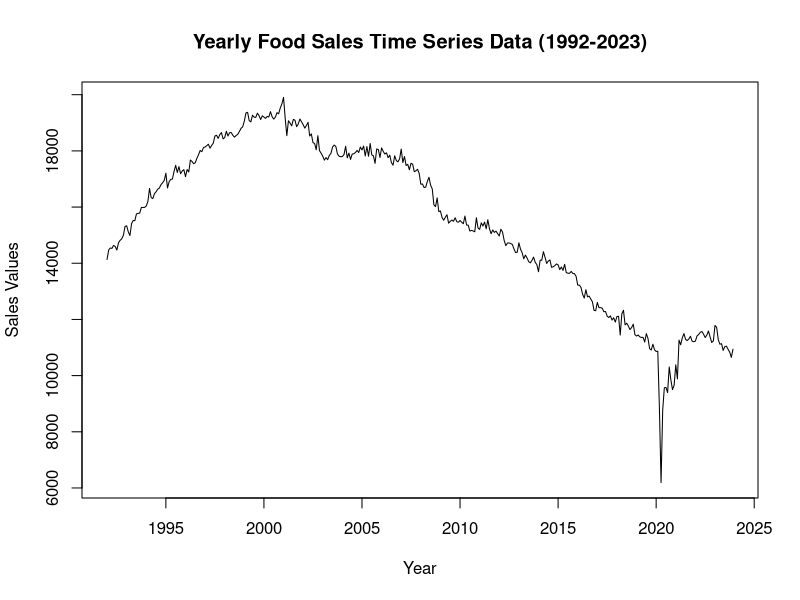
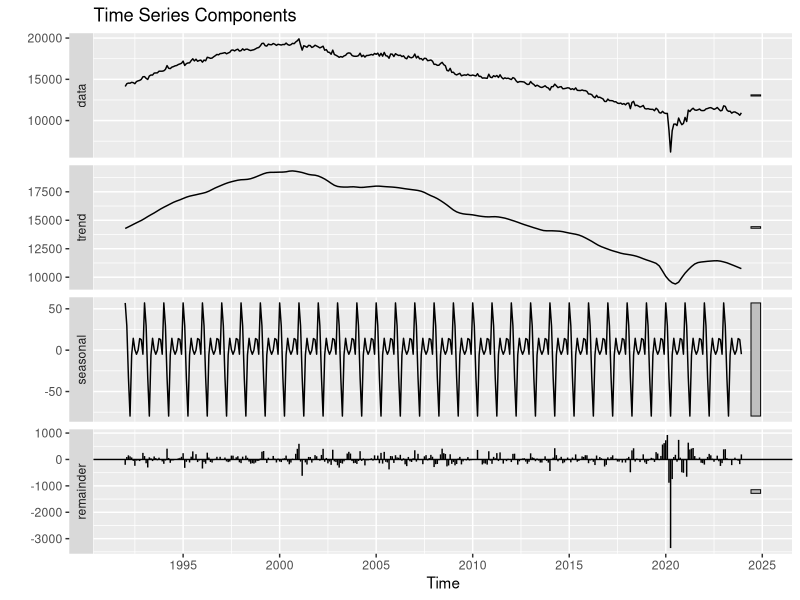
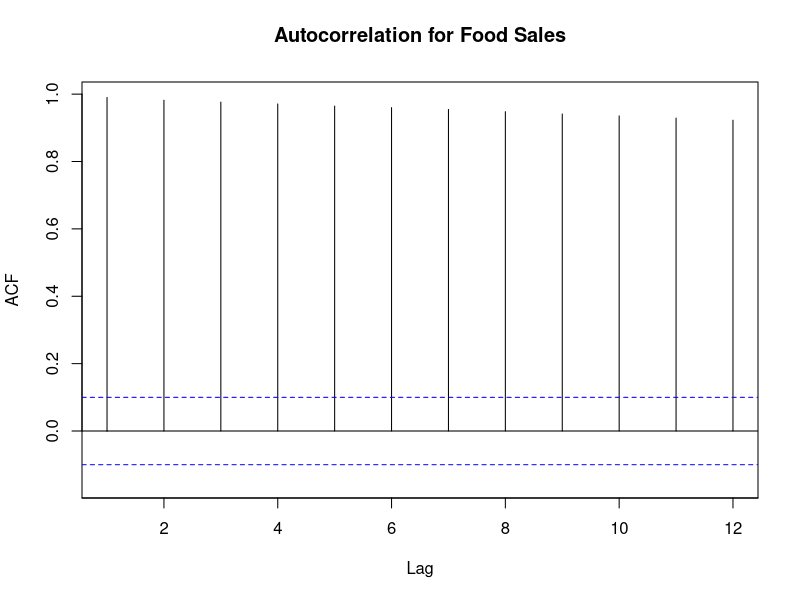
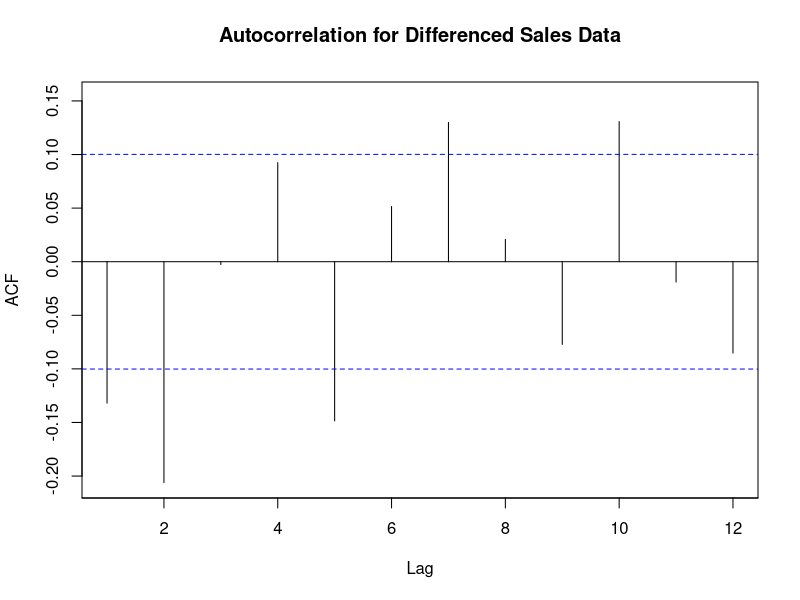
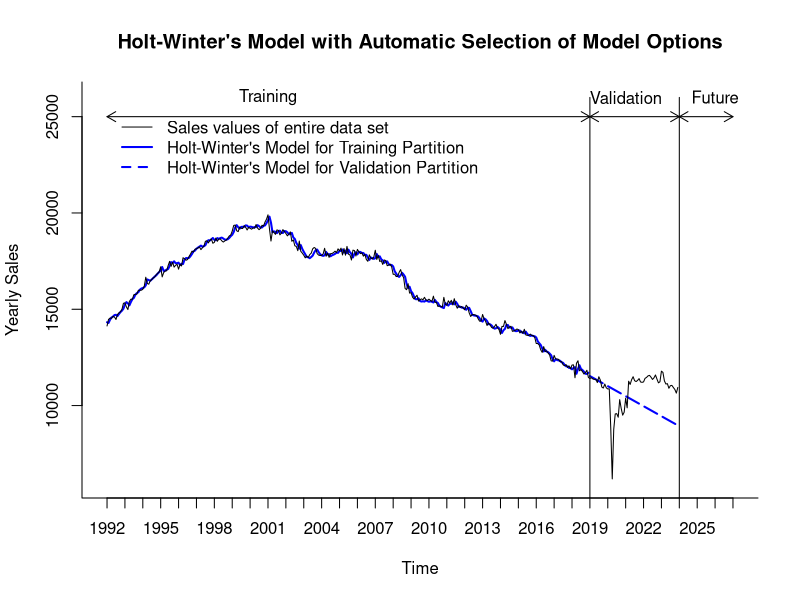
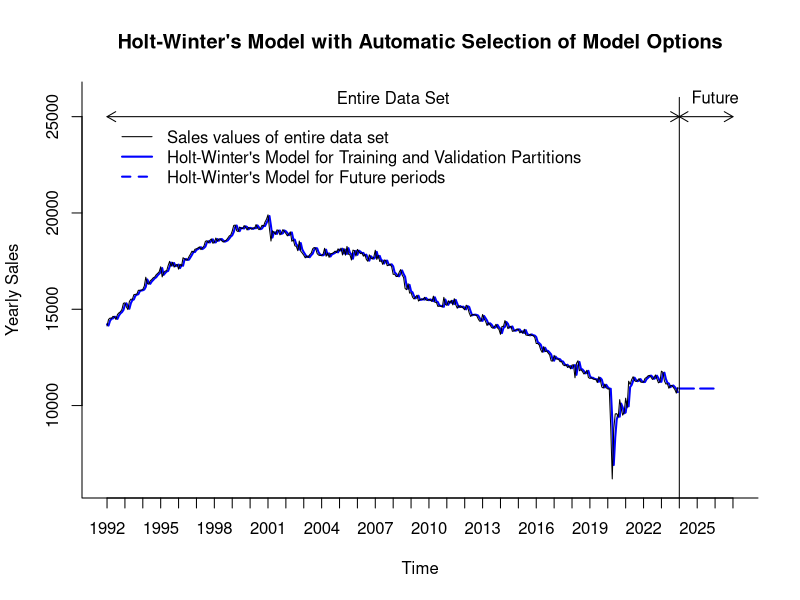
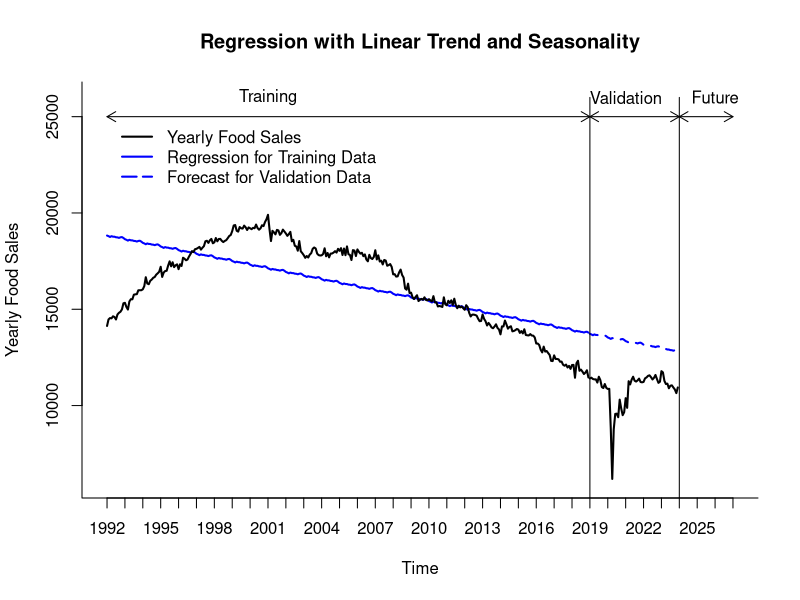
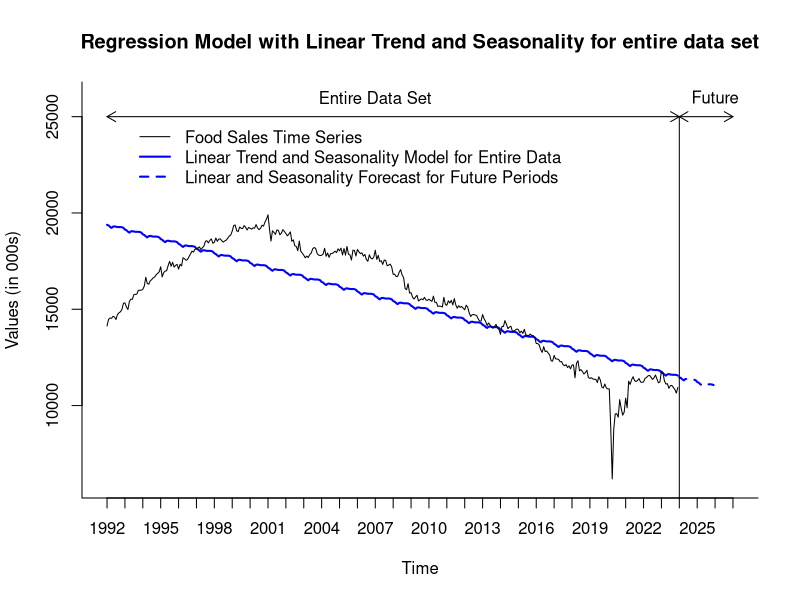

R code for these plots, in order: (Note: this script raises an error after producing the figures.)
library(forecast)
library(zoo)


## CREATE DATA FRAME. 

# Set working directory for locating files.
setwd("C:/Users/ARSHAD/Desktop/Time Series Analytics 673")

value.data <- read.csv("food_sales_new.csv")

#Creating the Time Series Data
value.ts <- ts(value.data$Value, 
                  start = c(1992, 1), end = c(2023, 12), freq = 12)
value.ts

#Plotting the Time Series Data
plot(value.ts, 
     main = "Yearly Food Sales Time Series Data (1992-2023)",
     xlab = "Year",
     ylab = "Sales Values",
     type = "l",  # 'l' for line plot
     col = "black"
)
value.stl <- stl(value.ts, s.window = "periodic")
autoplot(value.stl, main = "Time Series Components")
autocor <- Acf(value.ts, lag.max = 12, 
               main = "Autocorrelation for Food Sales")

Lag <- round(autocor$lag, 0)
ACF <- round(autocor$acf, 3)
data.frame(Lag, ACF)

#Data Partition with validation period of 5 years(60 months)
#Data Partition with Training period of 26 years(312 months)
nValid <- 60
nTrain <- length(value.ts) - nValid 
train.ts <- window(value.ts, start = c(1992, 1), end = c(1992, nTrain))
valid.ts <- window(value.ts, start = c(1992, nTrain + 1), 
                   end = c(1992, nTrain + nValid))
train.ts
valid.ts

# Apply z-test to test the null hypothesis
ar1 <- 0.9940
s.e. <- 0.0045
null_mean <- 1
alpha <- 0.05
z.stat <- (ar1-null_mean)/s.e.
z.stat
p.value <- pnorm(z.stat)
p.value
if (p.value<alpha) {
  "Reject null hypothesis"
} else {
  "Accept null hypothesis"
}

# Create first differenced Sales data using lag1.
diff.sales.ts <- diff(value.ts, lag = 1)
diff.sales.ts

# Use Acf() function to identify autocorrealtion for first differenced 
# Sales, and plot autocorrelation for different lags 
# (up to maximum of 12).
Acf(diff.sales.ts, lag.max = 12, 
    main = "Autocorrelation for Differenced Sales Data")


# Create Holt-Winter's (HW) exponential smoothing for partitioned data.
# Use ets() function with model = "ZZZ", i.e., automatic selection of
# error, trend, and seasonality options.
# Use optimal alpha, beta, & gamma to fit HW over the training period.
hw.ZZZ <- ets(train.ts, model = "ZZZ")
hw.ZZZ 

# Use forecast() function to make predictions using this HW model with 
# validation period (nValid). 
# Show predictions in tabular format.
hw.ZZZ.pred <- forecast(hw.ZZZ, h = nValid, level = 0)
hw.ZZZ.pred


# Plot HW predictions for original data, automatic selection of the 
# model and optimal smoothing parameters.
plot(hw.ZZZ.pred$mean, 
     xlab = "Time", ylab = "Yearly Sales", 
     ylim = c(6000, 26000), 
     bty = "l", xlim = c(1992, 2027), xaxt = "n",
     main = "Holt-Winter's Model with Automatic Selection of Model Options", 
     lty = 5, col = "blue", lwd = 2) 
axis(1, at = seq(1992, 2027, 1), labels = format(seq(1992, 2027, 1)))
lines(hw.ZZZ.pred$fitted, col = "blue", lwd = 2)
lines(value.ts)
legend(1992,25500, 
       legend = c("Sales values of entire data set", 
                  "Holt-Winter's Model for Training Partition",
                  "Holt-Winter's Model for Validation Partition"), 
       col = c("black", "blue" , "blue"), 
       lty = c(1, 1, 2), lwd =c(1, 2, 2), bty = "n")

# Plot on the chart vertical lines and horizontal arrows
# describing training, validation, and future prediction intervals.
lines(c(2019, 2019), c(0, 26000))
lines(c(2024, 2024), c(0, 26000))
text(2001, 26000, "Training")
text(2021, 26000, "Validation")
text(2026, 26000, "Future")
arrows(1992, 25000, 2019, 25000, code = 3, length = 0.1,
       lwd = 1, angle = 30)
arrows(2019, 25000, 2024, 25000, code = 3, length = 0.1,
       lwd = 1, angle = 30)
arrows(2024, 25000, 2027, 25000, code = 3, length = 0.1,
       lwd = 1, angle = 30)


# for regression models training and validation periods with (1) Holt Winters Model, (2) Linear Trend and Seasonality


## FORECAST WITH HOLT-WINTER'S MODEL USING ENTIRE DATA SET INTO
## THE FUTURE FOR 24 PERIODS.

# Create Holt-Winter's (HW) exponential smoothing for full trade data set. 
# Use ets() function with model = "ZZZ", to identify the best HW option
# and optimal alpha, beta, & gamma to fit HW for the entire data period.
HW.ZZZ <- ets(value.ts, model = "ZZZ")
HW.ZZZ 

# Use forecast() function to make predictions using this HW model for
# 24 month into the future.
HW.ZZZ.pred <- forecast(HW.ZZZ, h = 24 , level = 0)
HW.ZZZ.pred


# Plot HW predictions for original data, automatic selection of the 
# model and optimal smoothing parameters.
plot(HW.ZZZ.pred$mean, 
     xlab = "Time", ylab = "Yearly Sales", 
     ylim = c(6000, 26000), 
     bty = "l", xlim = c(1992, 2027), xaxt = "n",
     main = "Holt-Winter's Model with Automatic Selection of Model Options", 
     lty = 5, col = "blue", lwd = 2) 
axis(1, at = seq(1992, 2027, 1), labels = format(seq(1992, 2027, 1)))
lines(HW.ZZZ.pred$fitted, col = "blue", lwd = 2)
lines(value.ts)
legend(1992,25000, 
       legend = c("Sales values of entire data set", 
                  "Holt-Winter's Model for Training and Validation Partitions",
                  "Holt-Winter's Model for Future periods"), 
       col = c("black", "blue" , "blue"), 
       lty = c(1, 1, 2), lwd =c(1, 2, 2), bty = "n")

# Plot on the chart vertical lines and horizontal arrows
# describing training, validation, and future prediction intervals.
lines(c(2024, 2024), c(0, 26000))
text(2008, 26000, "Entire Data Set")
text(2026, 26000, "Future")
arrows(1992, 25000, 2024, 25000, code = 3, length = 0.1,
       lwd = 1, angle = 30)
arrows(2024, 25000, 2027, 25000, code = 3, length = 0.1,
       lwd = 1, angle = 30)

# Use accuracy() function to identify common accuracy measures
round(accuracy(hw.ZZZ.pred$mean, valid.ts), 3)
round(accuracy(HW.ZZZ.pred$fitted, value.ts), 3)


##REGRESSION MODEL WITH LINEAR TREND AND SEASONALITY FOR TRAINING AND VALIDATION

# Use tslm() function to create linear trend and seasonal model.
train.lin.season <- tslm(train.ts ~ trend + season)

# See summary of linear trend equation and associated parameters.
summary(train.lin.season)

# Apply forecast() function to make predictions for ts with 
# linear trend and seasonal model in validation set.  
train.lin.season.pred <- forecast(train.lin.season, h = nValid, level = 0)
train.lin.season.pred

# Plot ts data, linear trend and seasonality data, and predictions 
# for validation period.
plot(train.lin.season.pred$mean, 
     xlab = "Time", ylab = "Yearly Food Sales", ylim = c(6000, 26000), 
     bty = "l", xlim = c(1992, 2027), xaxt = "n",
     main = "Regression with Linear Trend and Seasonality", 
     lwd = 2, lty = 2, col = "blue") 
axis(1, at = seq(1992, 2027, 1), labels = format(seq(1992, 2027, 1)))
lines(train.lin.season.pred$fitted, col = "blue", lwd = 2)
lines(train.ts, col = "black", lwd = 2, lty = 1)
lines(valid.ts, col = "black", lwd = 2, lty = 1)
legend(1992,25000, legend = c("Yearly Food Sales", "Regression for Training Data",
                              "Forecast for Validation Data"), 
       col = c("black", "blue" , "blue"), 
       lty = c(1, 1, 5), lwd =c(2, 2, 2), bty = "n")

# Plot on the chart vertical lines and horizontal arrows
# describing training, validation, and future prediction intervals.
lines(c(2019, 2019), c(0, 26000))
lines(c(2024, 2024), c(0, 26000))
text(2001, 26000, "Training")
text(2021, 26000, "Validation")
text(2026, 26000, "Future")
arrows(1992, 25000, 2019, 25000, code = 3, length = 0.1,
       lwd = 1, angle = 30)
arrows(2019, 25000, 2024, 25000, code = 3, length = 0.1,
       lwd = 1, angle = 30)
arrows(2024, 25000, 2027, 25000, code = 3, length = 0.1,
       lwd = 1, angle = 30)

#Regression with linear trend and seasonality
# Use tslm() function to create regression model with linear trend 
# and seasonality.
lin.season <- tslm(value.ts ~ trend + season)

# See summary of linear trend and seasonality equation and associated parameters.
summary(lin.season)

# Apply forecast() function to make predictions for ts with 
# linear trend and seasonality data in 24 future periods.
lin.season.pred <- forecast(lin.season, h = 24, level = 0)
lin.season.pred

# Plot ts data, regression model with linear trend and seasonality data, 
# and predictions for future 24 periods.
plot(lin.season.pred$mean, 
     xlab = "Time", ylab = "Values (in 000s)", 
     ylim = c(6000, 26000), bty = "l",
     xlim = c(1992, 2027), xaxt = "n",
     main = "Regression Model with Linear Trend and Seasonality for entire data set", 
     lty = 2, lwd = 2, col = "blue") 
axis(1, at = seq(1992, 2027, 1), labels = format(seq(1992, 2027, 1)))
lines(lin.season.pred$fitted, col = "blue", lwd = 2)
lines(value.ts)
legend(1993,25000, legend = c("Food Sales Time Series", 
                              "Linear Trend and Seasonality Model for Entire Data",
                              "Linear and Seasonality Forecast for Future Periods"), 
       col = c("black", "blue" , "blue"), 
       lty = c(1, 1, 2), lwd =c(1, 2, 2), bty = "n")



# Plot on chart vertical lines and horizontal arrows describing
# entire data set and future prediction intervals.
lines(c(2024, 2024), c(0, 25000))
text(2007, 26000, "Entire Data Set")
text(2026, 26000, "Future")
arrows(1992, 25000, 2024, 25000, code = 3, length = 0.1,
       lwd = 1, angle = 30)
arrows(2024, 25000, 2027, 25000, code = 3, length = 0.1,
       lwd = 1, angle = 30)

# Use accuracy() function to identify common accuracy measures
round(accuracy(train.lin.season.pred$mean, valid.ts), 3)
round(accuracy(lin.season.pred$fitted, value.ts), 3)


#Regression with linear trend and seasonality
# Use tslm() function to create regression model with linear trend 
# and seasonality.
lin.season <- tslm(value.ts ~ trend + season)

# See summary of linear trend and seasonality equation and associated parameters.
summary(lin.season)

# Apply forecast() function to make predictions for ts with 
# linear trend and seasonality data in 24 future periods.
lin.season.pred <- forecast(lin.season, h = 24, level = 0)
lin.season.pred

# Plot ts data, regression model with linear trend and seasonality data, 
# and predictions for future 24 periods.
plot(lin.season.pred$mean, 
     xlab = "Time", ylab = "Values (in 000s)", 
     ylim = c(6000, 26000), bty = "l",
     xlim = c(1992, 2027), xaxt = "n",
     main = "Regression Model with Linear Trend and Seasonality for entire data set", 
     lty = 2, lwd = 2, col = "blue") 
axis(1, at = seq(1992, 2027, 1), labels = format(seq(1992, 2027, 1)))
lines(lin.season.pred$fitted, col = "blue", lwd = 2)
lines(value.ts)
legend(1993,25000, legend = c("Food Sales Time Series", 
                              "Linear Trend and Seasonality Model for Entire Data",
                              "Linear and Seasonality Forecast for Future Periods"), 
       col = c("black", "blue" , "blue"), 
       lty = c(1, 1, 2), lwd =c(1, 2, 2), bty = "n")



# Plot on chart vertical lines and horizontal arrows describing
# entire data set and future prediction intervals.
lines(c(2024, 2024), c(0, 25000))
text(2007, 26000, "Entire Data Set")
text(2026, 26000, "Future")
arrows(1992, 25000, 2024, 25000, code = 3, length = 0.1,
       lwd = 1, angle = 30)
arrows(2024, 25000, 2027, 25000, code = 3, length = 0.1,
       lwd = 1, angle = 30)

# Two -level forecast

## FIT REGRESSION MODEL WITH LINEAR TREND AND SEASONALITY. 
## USE Acf() FUNCTION TO IDENTIFY AUTOCORRELATION FOR RESIDUALS.
## PLOT RESIDUALS.

# Use tslm() function to create linear trend and seasonal model.
train.lin.season <- tslm(train.ts ~ trend + season)

# See summary of linear trend equation and associated parameters.
summary(train.lin.season)

# Apply forecast() function to make predictions for ts with 
# linear trend and seasonal model in validation set.  
train.lin.season.pred <- forecast(train.lin.season, h = nValid, level = 0)
train.lin.season.pred

# Plot ts data, linear trend and seasonality data, and predictions 
# for validation period.
plot(train.lin.season.pred$mean, 
     xlab = "Time", ylab = "Food Sales (in 000s)", ylim = c(6000, 26000), 
     bty = "l", xlim = c(1992, 2027), xaxt = "n",
     main = "Regression with Linear Trend and Seasonality", 
     lwd = 2, lty = 2, col = "blue") 
axis(1, at = seq(1992, 2027, 1), labels = format(seq(1992, 2027, 1)))
lines(train.lin.season.pred$fitted, col = "blue", lwd = 2)
lines(train.ts, col = "black", lwd = 2, lty = 1)
lines(valid.ts, col = "black", lwd = 2, lty = 1)
legend(1992,3200, legend = c("Sales Time Series", "Regression for Training Data",
                             "Forecast for Validation Data"), 
       col = c("black", "blue" , "blue"), 
       lty = c(1, 1, 5), lwd =c(2, 2, 2), bty = "n")

# Plot on the chart vertical lines and horizontal arrows
# describing training, validation, and future prediction intervals.
lines(c(2019, 2019), c(0, 26000))
lines(c(2024, 2024), c(0, 26000))
text(2001, 26000, "Training")
text(2021, 26000, "Validation")
text(2026, 26000, "Future")
arrows(1992, 25000, 2019, 25000, code = 3, length = 0.1,
       lwd = 1, angle = 30)
arrows(2019, 25000, 2024, 25000, code = 3, length = 0.1,
       lwd = 1, angle = 30)
arrows(2024, 25000, 2027, 25000, code = 3, length = 0.1,
       lwd = 1, angle = 30)

# Plot residuals of the predictions with trend and seasonality.
plot(train.lin.season.pred$residuals, 
     xlab = "Time", ylab = "Residuals", 
     ylim = c(-7000, 6000), bty = "l",
     xlim = c(1992, 2027), xaxt = "n",
     main = "Regresssion Residuals for Training and Validation Data", 
     col = "brown", lwd = 2) 
axis(1, at = seq(1992, 2027, 1), labels = format(seq(1992, 2027, 1)))
lines(valid.ts - train.lin.season.pred$mean, col = "brown", lwd = 2, lty = 1)

# Plot on the chart vertical lines and horizontal arrows
# describing training, validation, and future prediction intervals.
lines(c(2019, 2019), c(-7000, 6000))
lines(c(2024, 2024), c(-7000, 6000))
text(2001, 6000, "Training")
text(2021, 6000, "Validation")
text(2026, 6000, "Future")
arrows(1992, 5500, 2019, 5500, code = 3, length = 0.1,
       lwd = 1, angle = 30)
arrows(2019, 5500, 2024, 5500, code = 3, length = 0.1,
       lwd = 1, angle = 30)
arrows(2024, 5500, 2027, 5500, code = 3, length = 0.1,
       lwd = 1, angle = 30)

# Use Acf() function to identify autocorrelation for the model residuals 
# (training and validation sets), and plot autocorrelation for different 
# lags (up to maximum of 12).
Acf(train.lin.season.pred$residuals, lag.max = 12, 
    main = "Autocorrelation for Food Sales Residuals")
Acf(valid.ts - train.lin.season.pred$mean, lag.max = 12, 
    main = "Autocorrelation for Food Sales Residuals")


## USE Arima() FUNCTION TO CREATE AR(1) MODEL FOR TRAINING RESIDUALS.
## CREATE TWO-LEVEL MODEL WITH LINEAR TREND AND SEASONALITY MODEL 
## AND AR(1) RESIDUALS.
## PLOT DATA AND IDENTIFY ACCURACY MEASURES.

# Use Arima() function to fit AR(1) model for training residuals. The Arima model of 
# order = c(1,0,0) gives an AR(1) model.
# Use summary() to identify parameters of AR(1) model. 
res.ar1 <- Arima(train.lin.season$residuals, order = c(1,0,0))
summary(res.ar1)
res.ar1$fitted

# Use forecast() function to make prediction of residuals in validation set.
res.ar1.pred <- forecast(res.ar1, h = nValid, level = 0)
res.ar1.pred

# Develop a data frame to demonstrate the training AR model results 
# vs. original training series, training regression model, 
# and its residuals.  
train.df <- round(data.frame(train.ts, train.lin.season$fitted, 
                             train.lin.season$residuals, res.ar1$fitted, res.ar1$residuals), 3)
names(train.df) <- c("Food Sales", "Regression", "Residuals",
                     "AR.Model", "AR.Model.Residuals")
train.df

# Plot residuals of the predictions for training data before AR(1).
plot(train.lin.season.pred$residuals, 
     xlab = "Time", ylab = "Residuals", 
     ylim = c(-6000, 6000), bty = "l",
     xlim = c(1992, 2027), xaxt = "n", 
     main = "Regresssion Residuals for Training Data before AR(1)", 
     col = "brown", lwd = 3) 
axis(1, at = seq(1992, 2027, 1), labels = format(seq(1992, 2027, 1)))

# Plot on the chart vertical lines and horizontal arrows
# describing training, validation, and future prediction intervals.
lines(c(2019, 2019), c(-7000, 6000))
text(2002, 6000, "Training")
arrows(1992, 5500, 2019, 5500, code = 3, length = 0.1,
       lwd = 1, angle = 30)


# Plot residuals of the residuals for training data after AR(1).
plot(res.ar1$residuals, 
     xlab = "Time", ylab = "Residuals", 
     ylim = c(-6000, 6000), bty = "l",
     xlim = c(1992, 2027), xaxt = "n",
     main = "Residuals of Residuals for Training Data after AR(1)", 
     col = "brown", lwd = 3) 
axis(1, at = seq(1992, 2027, 1), labels = format(seq(1992, 2027, 1)))

# Plot on the chart vertical lines and horizontal arrows
# describing training, validation, and future prediction intervals.
lines(c(2019, 2019), c(-7000, 6000))
text(2002, 6000, "Training")
arrows(1992, 5500, 2019, 5500, code = 3, length = 0.1,
       lwd = 1, angle = 30)

# Use Acf() function to identify autocorrelation for the training 
# residual of residuals and plot autocorrelation for different lags 
# (up to maximum of 12).
Acf(res.ar1$residuals, lag.max = 12, 
    main = "Autocorrelation for food sales Training Residuals of Residuals")

# Create two-level model's forecast with linear trend and seasonality 
# regression + AR(1) for residuals for validation period.

# Create data table with validation data, regression forecast
# for validation period, AR(1) residuals for validation, and 
# two level model results. 
valid.two.level.pred <- train.lin.season.pred$mean + res.ar1.pred$mean

valid.df <- round(data.frame(valid.ts, train.lin.season.pred$mean, 
                             res.ar1.pred$mean, valid.two.level.pred),3)
names(valid.df) <- c("Food Sales", "Reg.Forecast", 
                     "AR(1)Forecast", "Combined.Forecast")
valid.df

# plot ts data, linear trend and seasonality data, and predictions 
# for validation period.
plot(valid.two.level.pred, 
     xlab = "Time", ylab = "Sales Values (in 000s)", ylim = c(6000, 26000), 
     bty = "l", xlim = c(1992, 2027), xaxt = "n",
     main = "Two-Level Forecast: Regression with Trend
             and Seasonlity + AR(1) for Residuals", lwd = 2,
     col = "blue", lty = 2) 
axis(1, at = seq(1992, 2027, 1), labels = format(seq(1992, 2027, 1)))
lines(train.lin.season.pred$fitted, col = "blue", lwd = 2)
lines(train.ts, col = "black", lwd = 2, lty = 1)
lines(valid.ts, col = "black", lwd = 2, lty = 1)
legend(1992,3200, legend = c("Ridership Time Series", "Regression for Training Data",
                             "Two Level Forecast for Validation Data"), 
       col = c("black", "blue" , "blue"), 
       lty = c(1, 1, 5), lwd =c(2, 2, 2), bty = "n")

# Plot on the chart vertical lines and horizontal arrows
# describing training, validation, and future prediction intervals.
lines(c(2019, 2019), c(0, 26000))
lines(c(2024, 2024), c(0, 26000))
text(2001, 26000, "Training")
text(2021, 26000, "Validation")
text(2026, 26000, "Future")
arrows(1992, 25000, 2019, 25000, code = 3, length = 0.1,
       lwd = 1, angle = 30)
arrows(2019, 25000, 2024, 25000, code = 3, length = 0.1,
       lwd = 1, angle = 30)
arrows(2024, 25000, 2027, 25000, code = 3, length = 0.1,
       lwd = 1, angle = 30)

# Use accuracy() function to identify common accuracy measures for validation period forecast:
# (1) two-level model (linear trend and seasonal model + AR(1) model for residuals),
# (2) linear trend and seasonality model only.
round(accuracy(valid.two.level.pred, valid.ts), 3)
round(accuracy(train.lin.season.pred$mean, valid.ts), 3)



# Use Acf() function to identify autocorrelation for the model residuals 
# for entire data set, and plot autocorrelation for different 
# lags (up to maximum of 12).
Acf(lin.season.pred$residuals, lag.max = 12, 
    main = "Autocorrelation of Regression Residuals for Entire Data Set")


# Use Arima() function to fit AR(1) model for regression residuals.
# The ARIMA model order of order = c(1,0,0) gives an AR(1) model.
# Use forecast() function to make prediction of residuals into the future 12 months.
residual.ar1 <- Arima(lin.season$residuals, order = c(1,0,0))
residual.ar1.pred <- forecast(residual.ar1, h = 24, level = 0)

# Use summary() to identify parameters of AR(1) model.
summary(residual.ar1)

# Use Acf() function to identify autocorrelation for the residuals of residuals 
# and plot autocorrelation for different lags (up to maximum of 12).
Acf(residual.ar1$residuals, lag.max = 12, 
    main = "Autocorrelation for Residuals of Residuals for Entire Data Set")


# Identify forecast for the future 24 periods as sum of linear trend and 
# seasonal model and AR(1) model for residuals.
lin.season.ar1.pred <- lin.season.pred$mean + residual.ar1.pred$mean
lin.season.ar1.pred


# Create a data table with linear trend and seasonal forecast 
# for 24 future periods,
# AR(1) model for residuals for 24 future periods, and combined 
# two-level forecast for 24 future periods. 
table.df <- round(data.frame(lin.season.pred$mean, 
                             residual.ar1.pred$mean, lin.season.ar1.pred),3)
names(table.df) <- c("Reg.Forecast", "AR(1)Forecast","Combined.Forecast")
table.df


# Plot historical data, predictions for historical data, and forecast 
# for 24 future periods.
plot(value.ts, 
     xlab = "Time", ylab = "Sales Values (in 000s)", 
     ylim = c(6000, 27000), xaxt = "n",
     bty = "l", xlim = c(1992, 2027), lwd = 2,
     main = "Two-Level Forecast: Regression with Trend and Seasonlity + AR(1)
     for Residuals") 
axis(1, at = seq(1992, 2027, 1), labels = format(seq(1992, 2027, 1)))
lines(lin.season$fitted + residual.ar1$fitted, col = "blue", lwd = 2)
lines(lin.season.ar1.pred, col = "blue", lty = 5, lwd = 2)
legend(1992,26000, legend = c("Food Sales Values for Training and Valiadaton Periods", 
                             "Two-Level Forecast for Training and Valiadtion Periods", 
                             "Two-Level Forecast for 24 Future Periods"), 
       col = c("black", "blue" , "blue"), 
       lty = c(1, 1, 5), lwd =c(2, 2, 2), bty = "n")

# plot on the chart vertical lines and horizontal arrows
# describing training, validation, and future prediction intervals.
lines(c(2024, 2024), c(0, 26000))
text(2007, 27000, "Entire Data Set")
text(2026, 27000, "Future")
arrows(1992, 26000, 2024, 26000, code = 3, length = 0.1,
       lwd = 1, angle = 30)
arrows(2024, 26000, 2027, 26000, code = 3, length = 0.1,
       lwd = 1, angle = 30)


# Use accuracy() function to identify common accuracy measures for:
# (1) two-level model (linear trend and seasonality model 
#     + AR(1) model for residuals),
# (2) linear trend and seasonality model only, and
# (3) seasonal naive forecast. 
round(accuracy(lin.season$fitted + residual.ar1$fitted, value.ts), 3)
round(accuracy(lin.season$fitted, value.ts), 3)
round(accuracy((snaive(value.ts))$fitted, value.ts), 3)



#ARIMA MODELS
# Using Arima() function to fit AR(1) model.
values.ar1<- Arima(value.ts, order = c(1,0,0))
summary(values.ar1)



# Using Arima() function to fit ARIMA(1,1,1)(1,1,1) model for trend and seasonality.
# For Training and Validation
train.arima.seas <- Arima(train.ts, order = c(1,1,1), 
                          seasonal = c(1,1,1)) 
summary(train.arima.seas)

# Apply forecast() function to make predictions for ts with 
# ARIMA model in validation set.    
train.arima.seas.pred <- forecast(train.arima.seas, h = nValid, level = 0)
train.arima.seas.pred

# Plot ts data, ARIMA model, and predictions for validation period.
plot(train.arima.seas.pred, 
     xlab = "Time", ylab = "Sales Values (in 000s)", 
     ylim = c(6000, 26000), xaxt = "n",
     bty = "l", xlim = c(1992, 2027), 
     main = "ARIMA(1,1,1)(1,1,1) Model", lwd = 2, flty = 5) 
axis(1, at = seq(1992, 2027, 1), labels = format(seq(1992, 2027, 1)))
lines(train.arima.seas.pred$fitted, col = "blue", lwd = 2)
lines(value.ts, col = "black", lwd = 2, lty = 1)
legend(1993,26000, legend = c("Yearly Food Sales", 
                              "Seasonal ARIMA Forecast for Training Period",
                              "Seasonal ARIMA Forecast for Validation Period"), 
       col = c("black", "blue" , "blue"), 
       lty = c(1, 1, 5), lwd =c(2, 2, 2), bty = "n")
# Plot on the chart vertical lines and horizontal arrows
# describing training, validation, and future prediction intervals.
lines(c(2019, 2019), c(0, 26000))
lines(c(2024, 2024), c(0, 26000))
text(2001, 26000, "Training")
text(2021, 26000, "Validation")
text(2026, 26000, "Future")
arrows(1992, 25000, 2019, 25000, code = 3, length = 0.1,
       lwd = 1, angle = 30)
arrows(2019, 25000, 2024, 25000, code = 3, length = 0.1,
       lwd = 1, angle = 30)
arrows(2024, 25000, 2027, 25000, code = 3, length = 0.1,
       lwd = 1, angle = 30)

# FIT AUTO ARIMA MODEL FOR TRAING AND VALIDATION
# Use auto.arima() function to fit ARIMA model.
# Use summary() to show auto ARIMA model and its parameters.
train.auto.arima <- auto.arima(train.ts)
summary(train.auto.arima)


# Apply forecast() function to make predictions for ts with 
# auto ARIMA model in validation set.  
train.auto.arima.pred <- forecast(train.auto.arima, h = nValid, level = 0)
train.auto.arima.pred        

# Using Acf() function, create autocorrelation chart of auto ARIMA 
# model residuals.
Acf(train.auto.arima$residuals, lag.max = 12, 
    main = "Autocorrelations of Auto ARIMA Model Residuals")

# Plot ts data, Auto ARIMA model, and predictions for validation period.
plot(train.auto.arima.pred, 
     xlab = "Time", ylab = "Sales Values (in 000s)", 
     ylim = c(6000, 26000), xaxt = "n",
     bty = "l", xlim = c(1992, 2027), 
     main = "Auto ARIMA Model", lwd = 2, flty = 5) 
axis(1, at = seq(1992, 2027, 1), labels = format(seq(1992, 2027, 1)))
lines(train.arima.seas.pred$fitted, col = "blue", lwd = 2)
lines(valid.ts, col = "black", lwd = 2, lty = 1)
legend(1992,26000, legend = c("Yearly Food Sales", 
                              "Auto ARIMA Forecast for Training Period",
                              "Auto ARIMA Forecast for Validation Period"), 
       col = c("black", "blue" , "blue"), 
       lty = c(1, 1, 5), lwd =c(2, 2, 2), bty = "n")
# Plot on the chart vertical lines and horizontal arrows
# describing training, validation, and future prediction intervals.
lines(c(2019, 2019), c(0, 26000))
lines(c(2024, 2024), c(0, 26000))
text(2001, 26000, "Training")
text(2021, 26000, "Validation")
text(2026, 26000, "Future")
arrows(1992, 25000, 2019, 25000, code = 3, length = 0.1,
       lwd = 1, angle = 30)
arrows(2019, 25000, 2024, 25000, code = 3, length = 0.1,
       lwd = 1, angle = 30)
arrows(2024, 25000, 2027, 25000, code = 3, length = 0.1,
       lwd = 1, angle = 30)

#comparing of arima models
round(accuracy(train.arima.seas.pred$mean, valid.ts), 3)
round(accuracy(train.auto.arima.pred$mean, valid.ts), 3)

# Using Arima() function to fit ARIMA(1,1,1)(1,1,1) model for 
# trend and seasonality for entire data set.
arima.seas <- Arima(value.ts, order = c(1,1,1), 
                    seasonal = c(1,1,1)) 
summary(arima.seas)

# Apply forecast() function to make predictions for ts with 
# seasonal ARIMA model for the future 24 periods. 
arima.seas.pred <- forecast(arima.seas, h = 24, level = 0)
arima.seas.pred

# Use Acf() function to create autocorrelation chart of seasonal ARIMA 
# model residuals.
Acf(arima.seas$residuals, lag.max = 12, 
    main = "Autocorrelations of Seasonal ARIMA (1,1,1)(1,1,1) Model Residuals")


# Plot historical data, predictions for historical data, and seasonal 
# ARIMA forecast for 24 future period using entire data set.
plot(value.ts, 
     xlab = "Time", ylab = "Sales Values (in 000s)", 
     ylim = c(6000, 26000), xaxt = "n",
     bty = "l", xlim = c(1992, 2027), lwd = 2,
     main = "Seasonal ARIMA(1,1,1)(1,1,1) Model for Entire Data Set") 
axis(1, at = seq(1992, 2027, 1), labels = format(seq(1992, 2027, 1)))
lines(arima.seas$fitted, col = "blue", lwd = 2)
lines(arima.seas.pred$mean, col = "blue", lty = 5, lwd = 2)
legend(1993,25000, legend = c("Food Sales Time Series", 
                              "Seasonal ARIMA Forecast", 
                              "Seasonal ARIMA Forecast for 24 Future Periods"), 
       col = c("black", "blue" , "blue"), 
       lty = c(1, 1, 5), lwd =c(2, 2, 2), bty = "n")
# Plot on chart vertical lines and horizontal arrows describing
# entire data set and future prediction intervals.
lines(c(2024, 2024), c(0, 25000))
text(2007, 26000, "Entire Data Set")
text(2025.5, 26000, "Future")
arrows(1992, 25000, 2024, 25000, code = 3, length = 0.1,
       lwd = 1, angle = 30)
arrows(2024, 25000, 2027, 25000, code = 3, length = 0.1,
       lwd = 1, angle = 30)

#Auto Arima
# Use auto.arima() function to fit ARIMA model for entire data set.
auto.arima <- auto.arima(value.ts)
summary(auto.arima)

# Apply forecast() function to make predictions for ts with 
# auto ARIMA model for the future 24 periods. 
auto.arima.pred <- forecast(auto.arima, h = 24, level = 0)
auto.arima.pred

# Use Acf() function to create autocorrelation chart of auto ARIMA 
# model residuals.
Acf(auto.arima$residuals, lag.max = 12, 
    main = "Autocorrelations of Auto ARIMA Model Residuals")

# Plot historical data, predictions for historical data, and seasonal 
# Auto ARIMA forecast for 24 future period using entire data set.
plot(value.ts, 
     xlab = "Time", ylab = "Sales Values (in 000s)", 
     ylim = c(6000, 26000), xaxt = "n",
     bty = "l", xlim = c(1992, 2027), lwd = 2,
     main = "Auto ARIMA(3,2,4)(0,0,2)[12] Model for Entire Data Set") 
axis(1, at = seq(1992, 2027, 1), labels = format(seq(1992, 2027, 1)))
lines(auto.arima$fitted, col = "blue", lwd = 2)
lines(auto.arima.pred$mean, col = "blue", lty = 5, lwd = 2)
legend(1993,25000, legend = c("Food Sales Time Series", 
                              "Auto ARIMA Forecast", 
                              "Auto ARIMA Forecast for 24 Future Periods"), 
       col = c("black", "blue" , "blue"), 
       lty = c(1, 1, 5), lwd =c(2, 2, 2), bty = "n")
# Plot on chart vertical lines and horizontal arrows describing
# entire data set and future prediction intervals.
lines(c(2024, 2024), c(0, 25000))
text(2007, 26000, "Data Set")
text(2025.5, 26000, "Future")
arrows(1992, 25000, 2024, 25000, code = 3, length = 0.1,
       lwd = 1, angle = 30)
arrows(2024, 25000, 2027, 25000, code = 3, length = 0.1,
       lwd = 1, angle = 30)

round(accuracy(arima.seas.pred$fitted, value.ts), 3)
round(accuracy(auto.arima.pred$fitted, value.ts), 3)
round(accuracy((snaive(value.ts))$fitted, value.ts), 3)





